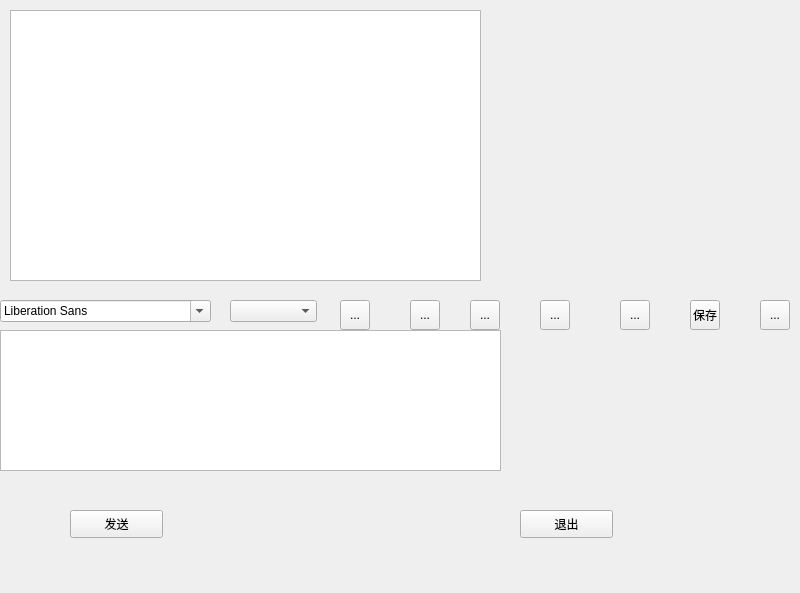
<?xml version="1.0" encoding="UTF-8"?>
<ui version="4.0">
 <class>Widget</class>
 <widget class="QWidget" name="Widget">
  <property name="geometry">
   <rect>
    <x>0</x>
    <y>0</y>
    <width>800</width>
    <height>593</height>
   </rect>
  </property>
  <property name="windowTitle">
   <string>聊天记录</string>
  </property>
  <widget class="QTextBrowser" name="messageBrowser">
   <property name="geometry">
    <rect>
     <x>10</x>
     <y>10</y>
     <width>471</width>
     <height>271</height>
    </rect>
   </property>
  </widget>
  <widget class="QToolButton" name="saveToolBtn">
   <property name="geometry">
    <rect>
     <x>690</x>
     <y>300</y>
     <width>30</width>
     <height>30</height>
    </rect>
   </property>
   <property name="toolTip">
    <string>保存聊天记录</string>
   </property>
   <property name="text">
    <string>保存</string>
   </property>
   <property name="iconSize">
    <size>
     <width>22</width>
     <height>22</height>
    </size>
   </property>
  </widget>
  <widget class="QFontComboBox" name="fontComboBox">
   <property name="geometry">
    <rect>
     <x>0</x>
     <y>300</y>
     <width>211</width>
     <height>22</height>
    </rect>
   </property>
  </widget>
  <widget class="QComboBox" name="comboBox">
   <property name="geometry">
    <rect>
     <x>230</x>
     <y>300</y>
     <width>87</width>
     <height>22</height>
    </rect>
   </property>
  </widget>
  <widget class="QToolButton" name="boldToolBtn">
   <property name="geometry">
    <rect>
     <x>340</x>
     <y>300</y>
     <width>30</width>
     <height>30</height>
    </rect>
   </property>
   <property name="toolTip">
    <string>加粗</string>
   </property>
   <property name="text">
    <string>...</string>
   </property>
   <property name="iconSize">
    <size>
     <width>22</width>
     <height>22</height>
    </size>
   </property>
   <property name="checkable">
    <bool>true</bool>
   </property>
  </widget>
  <widget class="QToolButton" name="italicToolBtn">
   <property name="geometry">
    <rect>
     <x>410</x>
     <y>300</y>
     <width>30</width>
     <height>30</height>
    </rect>
   </property>
   <property name="toolTip">
    <string>倾斜</string>
   </property>
   <property name="text">
    <string>...</string>
   </property>
   <property name="iconSize">
    <size>
     <width>22</width>
     <height>22</height>
    </size>
   </property>
   <property name="checkable">
    <bool>true</bool>
   </property>
  </widget>
  <widget class="QToolButton" name="underlineToolBtn">
   <property name="geometry">
    <rect>
     <x>470</x>
     <y>300</y>
     <width>30</width>
     <height>30</height>
    </rect>
   </property>
   <property name="toolTip">
    <string>下划线</string>
   </property>
   <property name="text">
    <string>...</string>
   </property>
   <property name="iconSize">
    <size>
     <width>22</width>
     <height>22</height>
    </size>
   </property>
   <property name="checkable">
    <bool>true</bool>
   </property>
  </widget>
  <widget class="QToolButton" name="colorToolBtn">
   <property name="geometry">
    <rect>
     <x>540</x>
     <y>300</y>
     <width>30</width>
     <height>30</height>
    </rect>
   </property>
   <property name="toolTip">
    <string>更改字体颜色</string>
   </property>
   <property name="text">
    <string>...</string>
   </property>
   <property name="iconSize">
    <size>
     <width>22</width>
     <height>22</height>
    </size>
   </property>
  </widget>
  <widget class="QToolButton" name="sendToolBtn">
   <property name="geometry">
    <rect>
     <x>620</x>
     <y>300</y>
     <width>30</width>
     <height>30</height>
    </rect>
   </property>
   <property name="toolTip">
    <string>传输文件</string>
   </property>
   <property name="text">
    <string>...</string>
   </property>
   <property name="iconSize">
    <size>
     <width>22</width>
     <height>22</height>
    </size>
   </property>
  </widget>
  <widget class="QToolButton" name="clearToolBtn">
   <property name="geometry">
    <rect>
     <x>760</x>
     <y>300</y>
     <width>30</width>
     <height>30</height>
    </rect>
   </property>
   <property name="toolTip">
    <string>清空聊天记录</string>
   </property>
   <property name="text">
    <string>...</string>
   </property>
   <property name="iconSize">
    <size>
     <width>22</width>
     <height>22</height>
    </size>
   </property>
  </widget>
  <widget class="QTextEdit" name="messageTextEdit">
   <property name="geometry">
    <rect>
     <x>0</x>
     <y>330</y>
     <width>501</width>
     <height>141</height>
    </rect>
   </property>
  </widget>
  <widget class="QPushButton" name="pushButton">
   <property name="geometry">
    <rect>
     <x>70</x>
     <y>510</y>
     <width>93</width>
     <height>28</height>
    </rect>
   </property>
   <property name="text">
    <string>发送</string>
   </property>
  </widget>
  <widget class="QPushButton" name="pushButton_2">
   <property name="geometry">
    <rect>
     <x>520</x>
     <y>510</y>
     <width>93</width>
     <height>28</height>
    </rect>
   </property>
   <property name="text">
    <string>退出</string>
   </property>
  </widget>
 </widget>
 <layoutdefault spacing="6" margin="11"/>
 <resources/>
 <connections/>
</ui>
